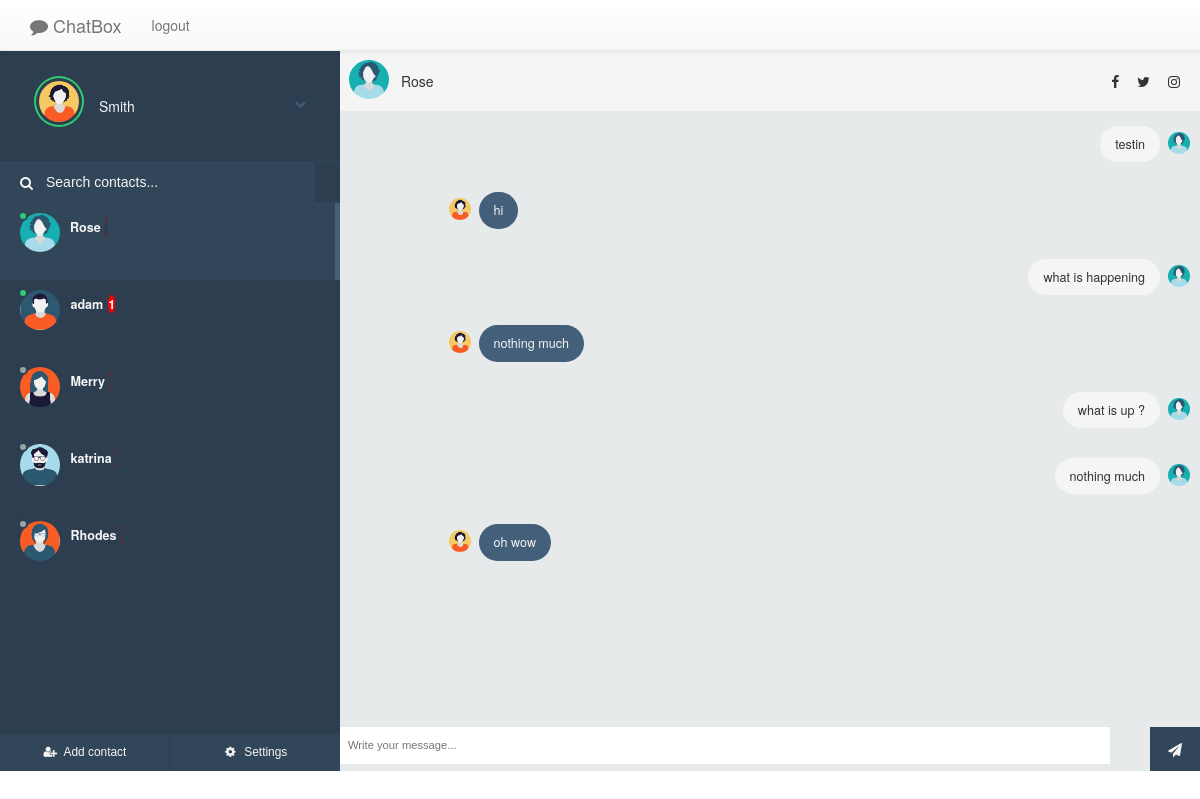
/ (signed in), run on the app's committed database.
### tables this page shows
CREATE TABLE `chat_users` (
  `userid` int(11) NOT NULL,
  `username` varchar(255) NOT NULL,
  `password` varchar(255) NOT NULL,
  `avatar` varchar(255) NOT NULL,
  `current_session` int(11) NOT NULL,
  `online` int(11) NOT NULL
);

CREATE TABLE `chat` (
  `chatid` int(11) NOT NULL,
  `sender_userid` int(11) NOT NULL,
  `reciever_userid` int(11) NOT NULL,
  `message` text NOT NULL,
  `timestamp` timestamp NOT NULL DEFAULT CURRENT_TIMESTAMP,
  `status` int(1) NOT NULL
);

### core/helpers.php (called while the page is built, shortened)
<?php
function is_logged_in(){
	if(isset($_SESSION['userid']) && $_SESSION['userid']) {
		return true;
	}
	return false;
}

### index.php (called while the page is built)
<?php require_once 'core/init.php'; ?>
<?php require_once 'header.php'; ?>
<?php require_once 'nav.php';?>
<?php require_once 'container.php';?>
<?php require_once 'footer.php';?>

### core/init.php (called while the page is built, shortened)
<?php
require_once 'db.php';
require_once 'chat.php';
require_once 'helpers.php';
$db = new database();
$chat = new chat($db);

### core/db.php (called while the page is built, shortened)
<?php
class database {
	private $dbConnect = false;
	public function __construct(){
        if(!$this->dbConnect){
            $conn = new mysqli(DB_HOST,DB_USER, DB_PWD, DB_NAME);
            if($conn->connect_error){
                die("Error failed to connect to MySQL: " . $conn->connect_error);
            }else{
                $this->dbConnect = $conn;
            }
        }
    }
    public function connection(){
    	return $this->dbConnect;
    }
}

### container.php (the view, shortened to what this page needs)
<?php require_once 'core/init.php'; ?>
<?php if(is_logged_in()) { ?>
<div id="frame">
	<div id="sidepanel">
		<div id="profile">
			<?php $loggedUser = $chat->getUserDetails($_SESSION['userid']); ?>
			<div class="wrap">
				<?php $currentSession = ''; ?>
				<?php foreach ($loggedUser as $user): ?>
					<?php $currentSession = $user['current_session'];?>
					<img id="profile-img" src="userpics/<?= $user['avatar'] ?>" class="online" alt="" />
					<p><?= $user['username'] ?></p>
					<i class="fa fa-chevron-down expand-button" aria-hidden="true"></i>
					<div id="expanded">
					</div>
				<?php endforeach; ?>
			</div>
		</div>
		<div id="search">
			<label for=""><i class="fa fa-search" aria-hidden="true"></i></label>
			<input type="text" placeholder="Search contacts..." />
		</div>
		<div id="contacts">
			<ul>
				<?php $chatUsers = $chat->chatUsers($_SESSION['userid']); ?>
				<?php foreach ($chatUsers as $user) : ?>
					<?php $status = 'offline'; ?>
					<?php if($user['online']): ?>
						<?php $status = 'online'; ?>
					<?php endif; ?>
					<?php $activeUser = '';?>
					<?php if($user['userid'] == $currentSession): ?>
						<?php $activeUser = "active";?>
					<?php endif; ?>
				<li id="<?= $user['userid'] ?>" class="contact <?= $activeUser ?>" data-touserid="<?= $user['userid'] ?>" data-tousername="<?= $user['username'] ?>">
					<div class="wrap">
						<span id="status_<?= $user['userid'] ?>" class="contact-status <?= $status ?>"></span>
						<img src="userpics/<?= $user['avatar'] ?>" alt="" />
						<div class="meta">
							<p class="name"><?= $user['username'] ?><span id="unread_<?= $user['userid']?>" class="unread"><?= $chat->getUnreadMessageCount($user['userid'], $_SESSION['userid']) ?> </span></p>
							<p class="preview"><span id="isTyping_<?= $user['userid'] ?>" class="isTyping"></span></p>
						</div>
					</div>
				</li>
				<?php endforeach; ?>
			</ul>
		</div>
		<div id="bottom-bar">
			<button id="addcontact"><i class="fa fa-user-plus fa-fw" aria-hidden="true"></i> <span>Add contact</span></button>
			<button id="settings"><i class="fa fa-cog fa-fw" aria-hidden="true"></i> <span>Settings</span></button>
		</div>
	</div>
	<div class="content" id="content">
		<div class="contact-profile" id="userSection">
			<?php $userDetails = $chat->getUserDetails($currentSession); ?>
			<?php foreach ($userDetails as $user): ?>
				<img src="userpics/<?= $user['avatar'] ?>" alt="" />
				<p><?= $user['username'] ?></p>
				<div class="social-media">
				<i class="fa fa-facebook" aria-hidden="true"></i>
				<i class="fa fa-twitter" aria-hidden="true"></i>
				<i class="fa fa-instagram" aria-hidden="true"></i>
				</div>
			<?php endforeach; ?>
		</div>
		<div class="messages" id="conversation">
			<?= $chat->getUserChat($_SESSION['userid'], $currentSession); ?>
		</div>
		<div class="message-input" id="replySection">
			<div class="message-input" id="replyContainer">
				<div class="wrap">
					<input type="text" class="chatMessage" id="chatMessage<?= $currentSession; ?>" placeholder="Write your message..." />
					<button class="submit chatButton" id="chatButton<?= $currentSession; ?>"><i class="fa fa-paper-plane" aria-hidden="true"></i></button>
				</div>
			</div>
		</div>
	</div>
</div>
	<?php } ?>

### core/chat.php (shortened to what this page needs)
<?php
class chat{
    private $chatTable = 'chat';
	private $chatUsersTable = 'chat_users';
	private $dbConnect = false;
    public function __construct($db){
    	$this->dbConnect = $db->connection();
    }
	private function getData($sqlQuery) {
		$result = mysqli_query($this->dbConnect, $sqlQuery);
		$data= array();
		while ($row = mysqli_fetch_array($result, MYSQLI_ASSOC)) {
			$data[]=$row;
		}
		return $data;
	}
	private function getNumRows($sqlQuery) {
		$result = mysqli_query($this->dbConnect, $sqlQuery);
		$numRows = mysqli_num_rows($result);
		return $numRows;
	}
	public function chatUsers($userid){
		$sqlQuery = "
			SELECT * FROM ".$this->chatUsersTable."
			WHERE userid != '$userid'";
		return  $this->getData($sqlQuery);
	}
	public function getUserDetails($userid){
		$sqlQuery = "
			SELECT * FROM ".$this->chatUsersTable."
			WHERE userid = '$userid'";
		return  $this->getData($sqlQuery);
	}
	public function getUserAvatar($userid){
		$sqlQuery = "
			SELECT avatar
			FROM ".$this->chatUsersTable."
			WHERE userid = '$userid'";
		$userResult = $this->getData($sqlQuery);
		$userAvatar = '';
		foreach ($userResult as $user) {
			$userAvatar = $user['avatar'];
		}
		return $userAvatar;
	}
	public function getUserChat($from_user_id, $to_user_id) {
		$fromUserAvatar = $this->getUserAvatar($from_user_id);
		$toUserAvatar = $this->getUserAvatar($to_user_id);
		$sqlQuery = "
			SELECT * FROM ".$this->chatTable."
			WHERE (sender_userid = '".$from_user_id."'
			AND reciever_userid = '".$to_user_id."')
			OR (sender_userid = '".$to_user_id."'
			AND reciever_userid = '".$from_user_id."')
			ORDER BY timestamp ASC";
		$userChat = $this->getData($sqlQuery);
		$conversation = '<ul>';
		foreach($userChat as $chat){
			if($chat["sender_userid"] == $from_user_id) {
				$conversation .= '<li class="sent">';
				$conversation .= '<img width="22px" height="22px" src="userpics/'.$fromUserAvatar.'" alt="" />';
			} else {
				$conversation .= '<li class="replies">';
				$conversation .= '<img width="22px" height="22px" src="userpics/'.$toUserAvatar.'" alt="" />';
			}
			$conversation .= '<p>'.$chat["message"].'</p>';
			$conversation .= '</li>';
		}
		$conversation .= '</ul>';
		return $conversation;
	}
	public function getUnreadMessageCount($senderUserid, $recieverUserid) {
		$sqlQuery = "
			SELECT * FROM ".$this->chatTable."
			WHERE sender_userid = '$senderUserid' AND reciever_userid = '$recieverUserid' AND status = '1'";
		$numRows = $this->getNumRows($sqlQuery);
		$output = '';
		if($numRows > 0){
			$output = $numRows;
		}
		return $output;
	}
}
?>

### data on the page
chat_users: avatar (picture), username "Smith"
chat_users: online 1 (drawn), avatar (picture), username "Rose"
chat_users: online 1 (drawn), avatar (picture), username "adam", UnreadMessageCount "1"
chat_users: avatar (picture), username "Merry"
chat_users: avatar (picture), username "katrina"
chat_users: avatar (picture), username "Rhodes"
chat: message "testin"
chat: chat_users.avatar (picture), message "hi"
chat: message "what is happening"
chat: chat_users.avatar (picture), message "nothing much"
chat: message "what is up ?"
chat: message "nothing much"
chat: chat_users.avatar (picture), message "oh wow"
